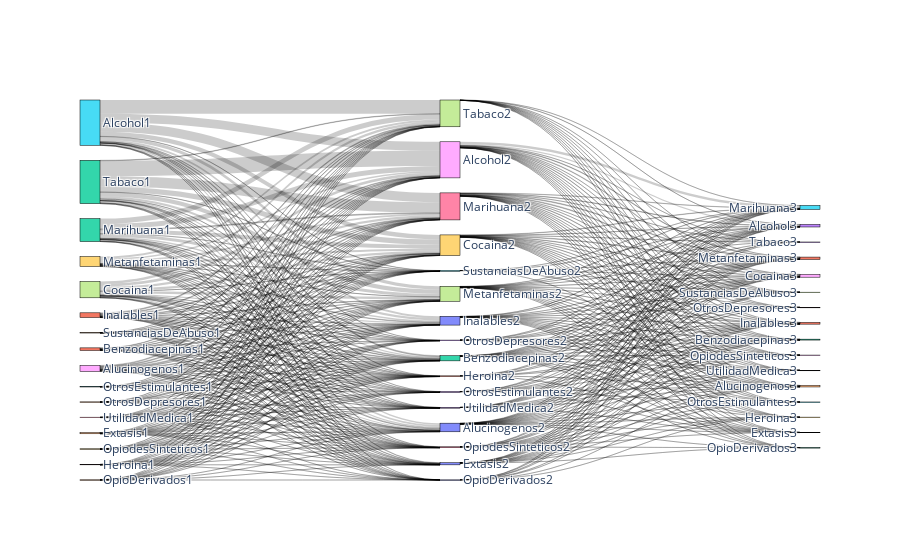

The cell this chart's notebook holds for it:
### Code cell
import plotly.graph_objects as go

df = pd.read_csv('results\Sankey.csv')


labels = list(set(df['From']).union(set(df['To'])))
source = [labels.index(x) for x in df['From']]
target = [labels.index(x) for x in df['To']]
value = df['Value'].tolist()


fig = go.Figure(data=[go.Sankey(
    node=dict(
        pad=15,
        thickness=20,
        line=dict(color="black", width=0.5),
        label=labels
    ),
    link=dict(
        source=source,
        target=target,
        value=value
    )
)])


fig.show()

### Figure 1 — Plotly figure (JSON) as saved in the notebook; plotly's stock layout.template omitted (floating-point values rounded to 4 significant figures; data arrays with more than 128 entries replaced by an {"elided": "..."} marker saying what was removed)
{"data": [{"link": {"source": {"elided": "544 int values"}, "target": {"elided": "544 int values"}, "value": {"elided": "544 int values"}}, "node": {"label": ["Inalables2", "Metanfetaminas3", "Tabaco1", "UtilidadMedica2", "Extasis1", "SustanciasDeAbuso2", "UtilidadMedica1", "Tabaco2", "UtilidadMedica3", "Heroina3", "Extasis2", "Inalables1", "OpioDerivados3", "Tabaco3", "Alucinogenos3", "Marihuana3", "OtrosDepresores3", "Otros2", "OpiodesSinteticos3", "Metanfetaminas1", "Extasis3", "Benzodiacepinas1", "Benzodiacepinas2", "Alcohol3", "OtrosDepresores1", "OtrosEstimulantes1", "Heroina1", "Metanfetaminas2", "Alucinogenos1", "OpiodesSinteticos1", "Alucinogenos2", "Heroina2", "Marihuana1", "OtrosEstimulantes2", "OpioDerivados1", "OtrosEstimulantes3", "OpiodesSinteticos2", "SustanciasDeAbuso3", "Cocaina3", "Otros3", "OpioDerivados2", "Inalables3", "Benzodiacepinas3", "OtrosDepresores2", "SustanciasDeAbuso1", "Alcohol1", "Marihuana2", "Cocaina1", "Alcohol2", "Cocaina2"], "line": {"color": "black", "width": 0.5}, "pad": 15, "thickness": 20}, "type": "sankey"}], "layout": {}}
